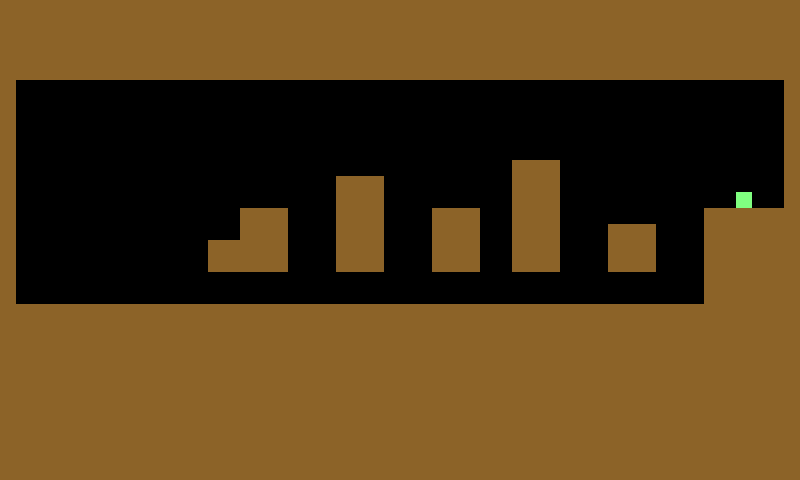

Below is a game level as drawn by its tile map, then a one-line description and the .tmx that defines it (tile-layer data replaced by summaries):
An orthogonal 50x30 tile map with 16x16 px tiles, 1 tile layer (Tile Layer 1) and 13 objects (Entrance, Exit).

<map version="1.0" orientation="orthogonal" width="50" height="30" tilewidth="16" tileheight="16">
 <tileset firstgid="1" name="tiles" tilewidth="16" tileheight="16">
  <image source="tiles.png" width="320" height="240" />
 </tileset>
 <layer name="Tile Layer 1" width="50" height="30">
  <data>[1500 cells, 935 non-empty, 2 distinct tile ids]</data>
 </layer>
 <objectgroup name="Block" width="50" height="30">
  <properties>
   <property name="type" value="Block" />
  </properties>
  <object x="0" y="0" width="800" height="80" />
  <object x="0" y="80" width="16" height="224" />
  <object x="784" y="80" width="16" height="128" />
  <object x="0" y="304" width="800" height="176" />
  <object x="336" y="176" width="48" height="96" />
  <object x="240" y="208" width="48" height="32" />
  <object x="208" y="240" width="80" height="32" />
  <object x="432" y="208" width="48" height="64" />
  <object x="608" y="224" width="48" height="48" />
  <object x="704" y="208" width="96" height="96" />
  <object x="512" y="160" width="48" height="112" />
 </objectgroup>
 <objectgroup name="Object Layer 1" width="50" height="30">
  <object type="Entrance" x="32" y="272" width="16" height="16" />
  <object type="Exit" x="736" y="192" width="16" height="16">
   <properties>
    <property name="destination" value="0009.tmx" />
   </properties>
  </object>
 </objectgroup>
</map>